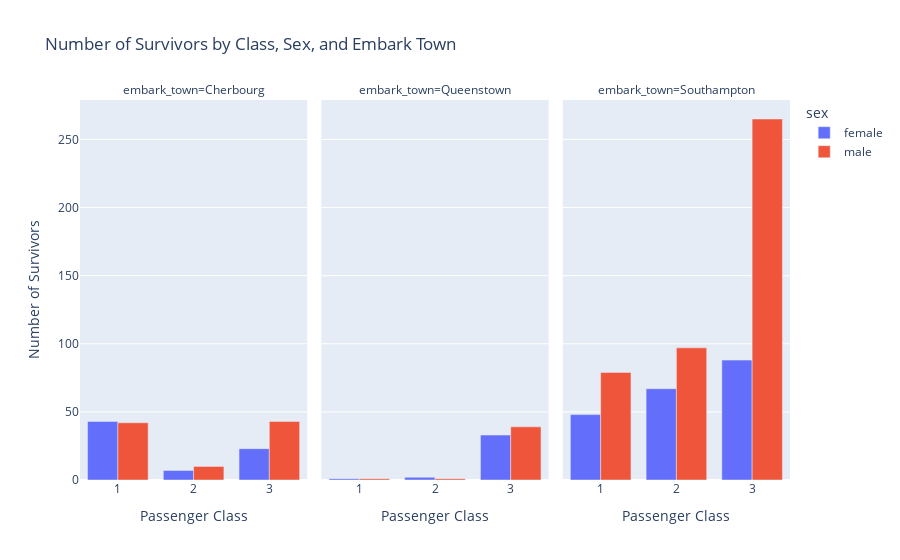

Notebook cell for this chart:
### Code cell
# group  by passenger class, sex, and embark town
class_sex_embark = (
    df.groupby(["pclass", "sex", "embark_town"])["survived"]
      .count()
      .reset_index()
)

# Create grouped bar chart 
fig = px.bar(
    class_sex_embark,
    x="pclass",                  
    y="survived",                
    color="sex",                 
    barmode="group",             
    facet_col="embark_town",     
    labels={"pclass": "Passenger Class", "survived": "Number of Survivors"},
    title="Number of Survivors by Class, Sex, and Embark Town"
)

# Show figure
fig.show()

### Figure 1 — Plotly figure (JSON) as saved in the notebook; plotly's stock layout.template omitted (floating-point values rounded to 4 significant figures)
{"data": [{"alignmentgroup": "True", "hovertemplate": "sex=female<br>embark_town=Cherbourg<br>Passenger Class=%{x}<br>Number of Survivors=%{y}<extra></extra>", "legendgroup": "female", "marker": {"color": "#636efa", "pattern": {"shape": ""}}, "name": "female", "offsetgroup": "female", "orientation": "v", "showlegend": true, "textposition": "auto", "type": "bar", "x": [1, 2, 3], "xaxis": "x", "y": [43, 7, 23], "yaxis": "y"}, {"alignmentgroup": "True", "hovertemplate": "sex=female<br>embark_town=Queenstown<br>Passenger Class=%{x}<br>Number of Survivors=%{y}<extra></extra>", "legendgroup": "female", "marker": {"color": "#636efa", "pattern": {"shape": ""}}, "name": "female", "offsetgroup": "female", "orientation": "v", "showlegend": false, "textposition": "auto", "type": "bar", "x": [1, 2, 3], "xaxis": "x2", "y": [1, 2, 33], "yaxis": "y2"}, {"alignmentgroup": "True", "hovertemplate": "sex=female<br>embark_town=Southampton<br>Passenger Class=%{x}<br>Number of Survivors=%{y}<extra></extra>", "legendgroup": "female", "marker": {"color": "#636efa", "pattern": {"shape": ""}}, "name": "female", "offsetgroup": "female", "orientation": "v", "showlegend": false, "textposition": "auto", "type": "bar", "x": [1, 2, 3], "xaxis": "x3", "y": [48, 67, 88], "yaxis": "y3"}, {"alignmentgroup": "True", "hovertemplate": "sex=male<br>embark_town=Cherbourg<br>Passenger Class=%{x}<br>Number of Survivors=%{y}<extra></extra>", "legendgroup": "male", "marker": {"color": "#EF553B", "pattern": {"shape": ""}}, "name": "male", "offsetgroup": "male", "orientation": "v", "showlegend": true, "textposition": "auto", "type": "bar", "x": [1, 2, 3], "xaxis": "x", "y": [42, 10, 43], "yaxis": "y"}, {"alignmentgroup": "True", "hovertemplate": "sex=male<br>embark_town=Queenstown<br>Passenger Class=%{x}<br>Number of Survivors=%{y}<extra></extra>", "legendgroup": "male", "marker": {"color": "#EF553B", "pattern": {"shape": ""}}, "name": "male", "offsetgroup": "male", "orientation": "v", "showlegend": false, "textposition": "auto", "type": "bar", "x": [1, 2, 3], "xaxis": "x2", "y": [1, 1, 39], "yaxis": "y2"}, {"alignmentgroup": "True", "hovertemplate": "sex=male<br>embark_town=Southampton<br>Passenger Class=%{x}<br>Number of Survivors=%{y}<extra></extra>", "legendgroup": "male", "marker": {"color": "#EF553B", "pattern": {"shape": ""}}, "name": "male", "offsetgroup": "male", "orientation": "v", "showlegend": false, "textposition": "auto", "type": "bar", "x": [1, 2, 3], "xaxis": "x3", "y": [79, 97, 265], "yaxis": "y3"}], "layout": {"annotations": [{"font": {}, "showarrow": false, "text": "embark_town=Cherbourg", "x": 0.16, "xanchor": "center", "xref": "paper", "y": 1, "yanchor": "bottom", "yref": "paper"}, {"font": {}, "showarrow": false, "text": "embark_town=Queenstown", "x": 0.5, "xanchor": "center", "xref": "paper", "y": 1, "yanchor": "bottom", "yref": "paper"}, {"font": {}, "showarrow": false, "text": "embark_town=Southampton", "x": 0.84, "xanchor": "center", "xref": "paper", "y": 1, "yanchor": "bottom", "yref": "paper"}], "barmode": "group", "legend": {"title": {"text": "sex"}, "tracegroupgap": 0}, "title": {"text": "Number of Survivors by Class, Sex, and Embark Town"}, "xaxis": {"anchor": "y", "domain": [0, 0.32], "title": {"text": "Passenger Class"}}, "xaxis2": {"anchor": "y2", "domain": [0.34, 0.66], "matches": "x", "title": {"text": "Passenger Class"}}, "xaxis3": {"anchor": "y3", "domain": [0.68, 1.0], "matches": "x", "title": {"text": "Passenger Class"}}, "yaxis": {"anchor": "x", "domain": [0, 1], "title": {"text": "Number of Survivors"}}, "yaxis2": {"anchor": "x2", "domain": [0, 1], "matches": "y", "showticklabels": false}, "yaxis3": {"anchor": "x3", "domain": [0, 1], "matches": "y", "showticklabels": false}}}
